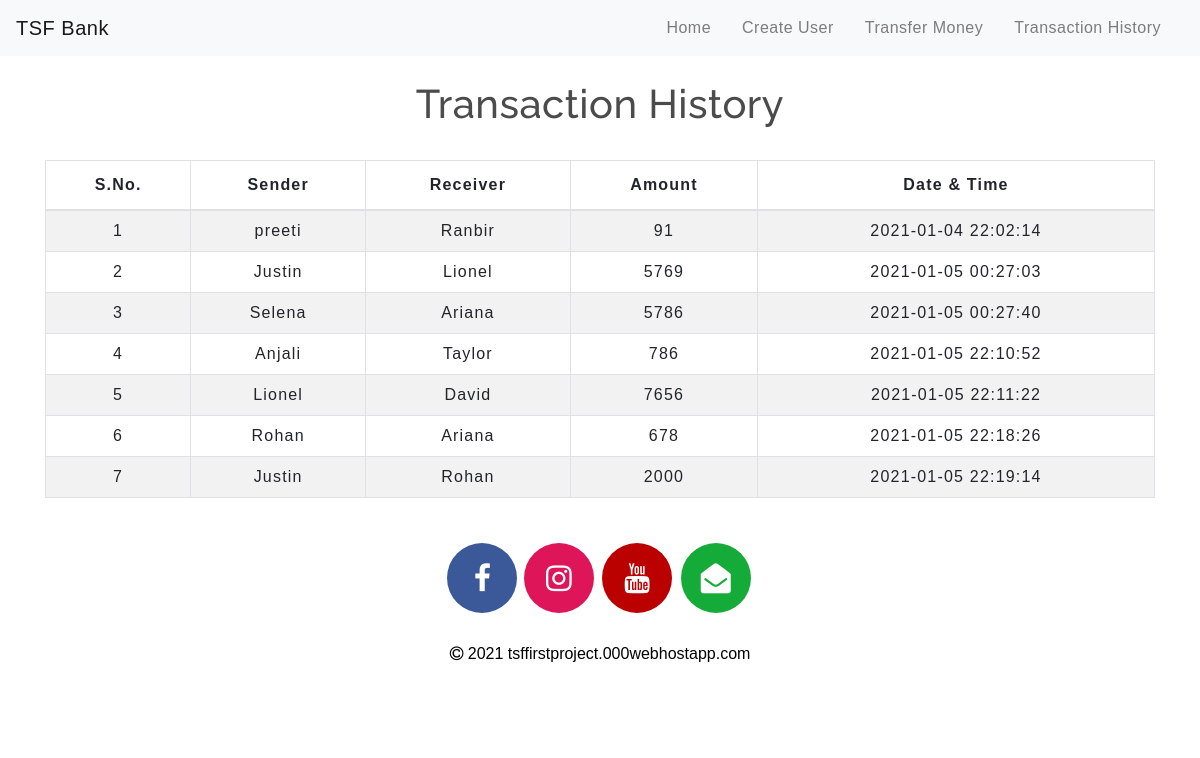
The page /transactionhistory.php on the database its author committed.
### tables this page shows
CREATE TABLE `transaction` (
  `sno` int(3) NOT NULL,
  `sender` text NOT NULL,
  `receiver` text NOT NULL,
  `balance` int(8) NOT NULL,
  `datetime` datetime NOT NULL DEFAULT current_timestamp()
);

### transactionhistory.php (the view, shortened to what this page needs)
<!DOCTYPE html>
<html lang="en">
<head>
    <link rel="stylesheet" href="https://stackpath.bootstrapcdn.com/bootstrap/4.5.2/css/bootstrap.min.css">
    <link rel="stylesheet" type="text/css" href="table.css">
    <link rel="stylesheet" type="text/css" href="navbar.css">
	<link rel="stylesheet" href="https://cdnjs.cloudflare.com/ajax/libs/font-awesome/4.7.0/css/font-awesome.min.css">
</head>
<body>
<?php
  include 'navbar.php';
?>
	<div class="container">
        <h2 class="text-center pt-4">Transaction History</h2>
       <br>
       <div class="table-responsive-sm">
    <table class="table table-hover table-striped table-condensed table-bordered">
        <thead>
            <tr>
                <th class="text-center">S.No.</th>
                <th class="text-center">Sender</th>
                <th class="text-center">Receiver</th>
                <th class="text-center">Amount</th>
                <th class="text-center">Date & Time</th>
            </tr>
        </thead>
        <tbody>
        <?php
            include 'config.php';
            $sql ="select * from transaction";
            $query =mysqli_query($conn, $sql);
            while($rows = mysqli_fetch_assoc($query))
            {
        ?>
            <tr>
            <td class="py-2"><?php echo $rows['sno']; ?></td>
            <td class="py-2"><?php echo $rows['sender']; ?></td>
            <td class="py-2"><?php echo $rows['receiver']; ?></td>
            <td class="py-2"><?php echo $rows['balance']; ?> </td>
            <td class="py-2"><?php echo $rows['datetime']; ?> </td>
        <?php
            }
        ?>
        </tbody>
    </table>
    </div>
</div>
<div class="footer">
<br>
<center><a href="https://m.facebook.com/create.whizz" class="fa fa-facebook" target="_blank"></a>
<a href="https://www.instagram.com/create_whizz/" class="fa fa-instagram" target="_blank"></a>
<a href="https://m.youtube.com/channel/UCYA1wcOPy2AgmGK2SPTurrg" class="fa fa-youtube" target="_blank"></a>
<a href="mailto:whizz1026@gmail.com" class="fa fa-envelope-open" target="_blank"></a><br><br>
<p><i class="fa fa-copyright"></i> 2021 tsffirstproject.000webhostapp.com</p><br><br></center>
</div>
</body>
</html>

### navbar.php (shortened to what this page needs)
<nav class="navbar navbar-expand-md navbar-light bg-light">
<a class="navbar-brand" href="index.php">TSF Bank</a>
<div class="collapse navbar-collapse" id="collapsibleNavbar">
      <ul class="navbar-nav ml-auto">
        <li class="nav-item">
          <a class="nav-link" href="index.php">Home</a>
        </li>
        <li class="nav-item">
          <a class="nav-link" href="createuser.php">Create User</a>
        </li>
        <li class="nav-item">
          <a class="nav-link" href="transfermoney.php">Transfer Money</a>
        </li>
        <li class="nav-item">
          <a class="nav-link" href="transactionhistory.php">Transaction History</a>
        </li>
    </div>
 </nav>

### table.css (style rules this page uses)
* { padding: 0; margin: 0; box-sizing: border-box; font-family: sans-serif; }
h2 { font-size: 40px; }
table { letter-spacing: 1.2px; }
td { text-align: center; }

### navbar.css (style rules this page uses)
.nav-link { margin-right: 15px; color:#2F363F; letter-spacing: 0.5px; transition: 0.5s; }
.navbar-brand { color:#2F363F; letter-spacing: 0.5px; }
h2 { color: #4C4B4B; letter-spacing: 0.5px; font-family: raleway; }

### transactionhistory.php (style rules this page uses)
.footer { background-color:white; }
.footer p { color:black; }
.fa-facebook { padding-top:50%; background: #3B5998; color: white; padding: 20px; font-size: 30px; width: 70px; text-align: center; text-decoration: none; transition:transform 0.2; border-radius:50px; }
.fa-youtube { background: #bb0000; color: white; padding: 20px; font-size: 30px; width: 70px; text-align: center; text-decoration: none; margin: 5px 2px; transition:transform 0.2; border-radius:50px; }
.fa-instagram { background: #de1659; color: white; padding: 20px; font-size: 30px; width: 70px; text-align: center; text-decoration: none; margin: 5px 2px; transition:transform 0.2; border-radius:50px; }
.fa-envelope-open { background: #15ab38; color: white; padding: 20px; font-size: 30px; width: 70px; text-align: center; text-decoration: none; margin: 5px 2px; transition:transform 0.2; border-radius:50px; }

### rows shown on the page
transaction: sno "1", sender "preeti", receiver "Ranbir", balance "91", datetime "2021-01-04 22:02:14"
transaction: sno "2", sender "Justin", receiver "Lionel", balance "5769", datetime "2021-01-05 00:27:03"
transaction: sno "3", sender "Selena", receiver "Ariana", balance "5786", datetime "2021-01-05 00:27:40"
transaction: sno "4", sender "Anjali", receiver "Taylor", balance "786", datetime "2021-01-05 22:10:52"
transaction: sno "5", sender "Lionel", receiver "David", balance "7656", datetime "2021-01-05 22:11:22"
transaction: sno "6", sender "Rohan", receiver "Ariana", balance "678", datetime "2021-01-05 22:18:26"
transaction: sno "7", sender "Justin", receiver "Rohan", balance "2000", datetime "2021-01-05 22:19:14"
